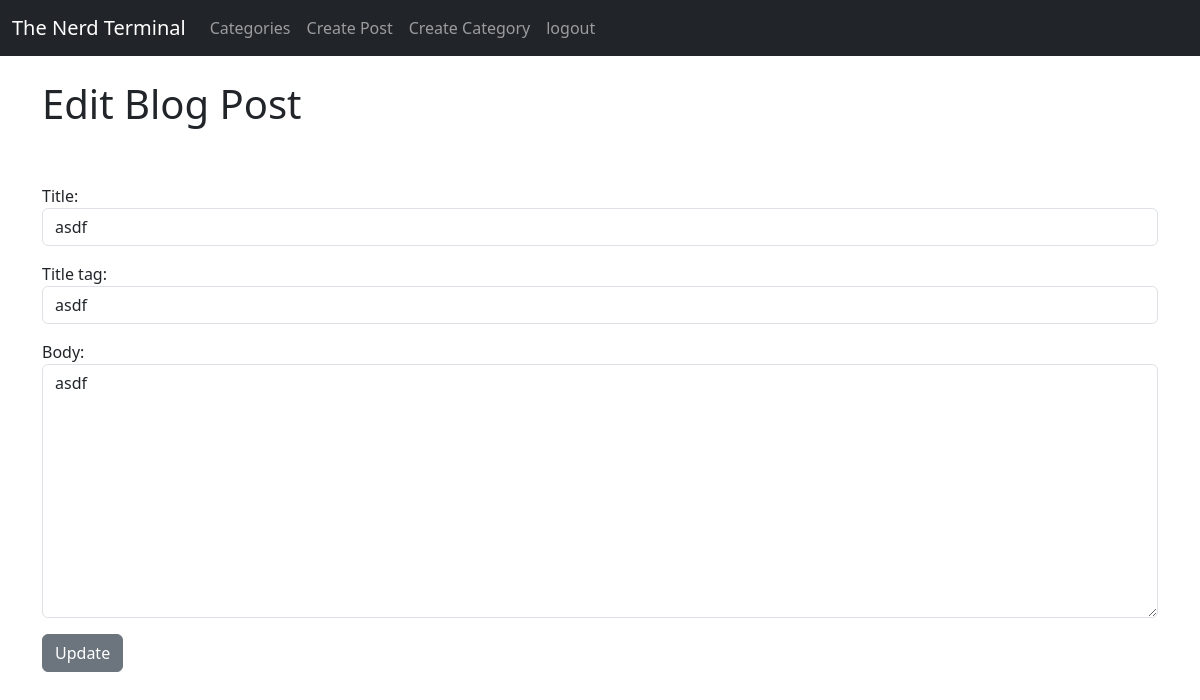
/article/edit/6 (signed in), run on the app's committed database.
### myblog/models.py (models this page shows, shortened)
class Post(models.Model):
    title = models.CharField(max_length=255)
    title_tag = models.CharField(max_length=255)
    author = models.ForeignKey(User, on_delete=models.CASCADE)
    body = models.TextField()
    post_date = models.DateField(auto_now_add=True)
    category = models.CharField(max_length=100, default='coding')
    likes = models.ManyToManyField(User, related_name='blog_post')

### myblog/views.py (the view)
# urls.py: path('article/edit/<int:pk>', EditPostView.as_view(), name="edit-post"),
class EditPostView(UpdateView):
    model = Post
    template_name = 'edit_post.html'
    form_class = EditForm

### myblog/forms.py
class EditForm(forms.ModelForm):
    class Meta:
        model = Post
        fields = ('title', 'title_tag', 'body')
        widgets = {
            'title': forms.TextInput(attrs={'class': 'form-control'}),
            'title_tag': forms.TextInput(attrs={'class': 'form-control'}),
            'body': forms.Textarea(attrs={'class': 'form-control'}),
        }

### myblog/templates/edit_post.html (shortened to what this page needs)
{% extends 'base.html' %}
{% block content %}
    {% if user.is_authenticated %}
        {% if user.id == post.author.id%}
            <h1>Edit Blog Post</h1>
            <br><br>
            <div class="form-group">
                <form method="POST">
                    {{ form.as_p }}
                    <button class="btn btn-secondary">Update</button>
                </form>
            </div>
        {% else %}
            This Post was made by {{ post.author.first_name }} {{ post.author.last_name }}
            <br>
            Only the author of this post can edit it.
        {% endif %}
    {% else %}
        You are not allowed here! (and you know it...)
    {% endif %}
{% endblock %}

### data on the page
Post: title "asdf", title_tag "asdf", body "asdf"
